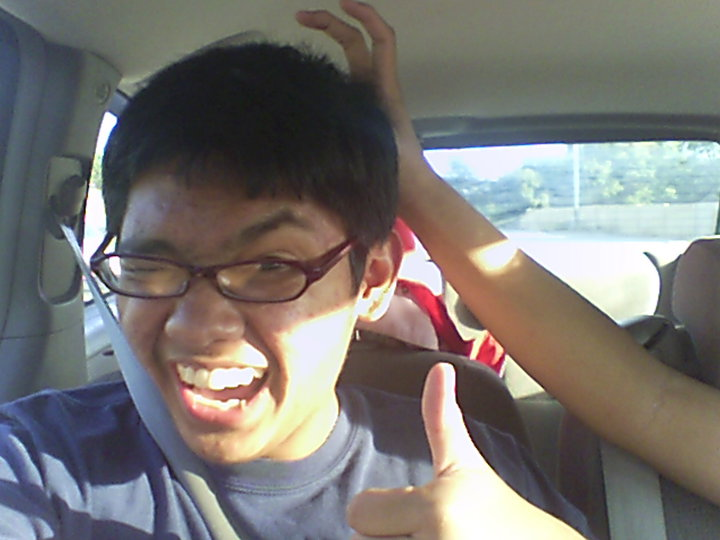
#> input picture profilepic.jpg, 720 x 540 px
$ python Test-imageAnalysis.py
#> lines starting #> are read from the running program, lines starting #| are printed output that depends on the picture; after the words box and inside, x2 and y2 are one past the last pixel; in counts of white or black regions, pixels touching at a corner belong together
import numpy as np
import cv2

img = cv2.imread("profilepic.jpg", cv2.IMREAD_COLOR)
#> img is the input picture: shape (540, 720, 3); mean B, G, R 113.8, 116.7, 120.4

px = img[55, 55] = [255, 255, 255]
#> img: shape (540, 720, 3); under 0.01% of pixels changed, all inside (x1, y1, x2, y2) = (55, 55, 56, 56)
px = img[55, 55]
#> px = [255, 255, 255]

img[100:150, 100:150] = [255, 255, 255]
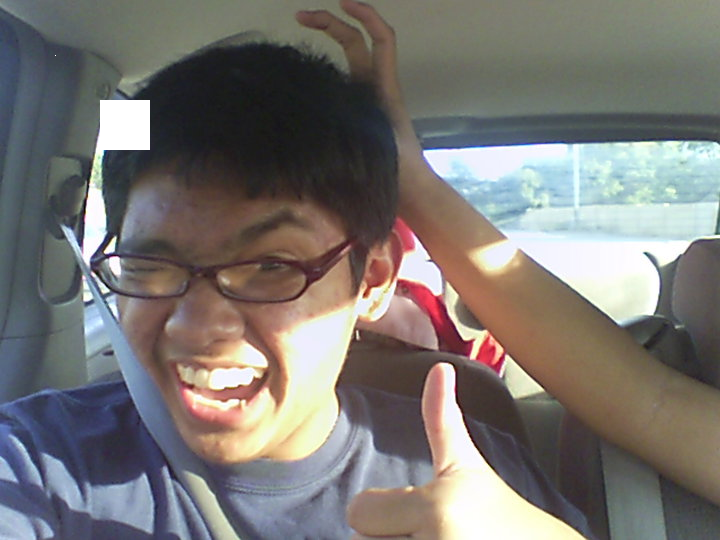
#> img: shape (540, 720, 3); mean B, G, R 114.8, 117.8, 121.5

watch_face = img[37:111, 107:194]
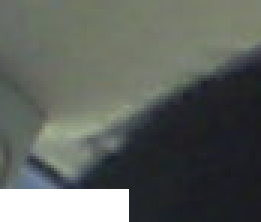
#> watch_face: shape (74, 87, 3) (shown 3 times larger); mean B, G, R 94.1, 99.2, 94.7
img[0:74, 0:87] = watch_face
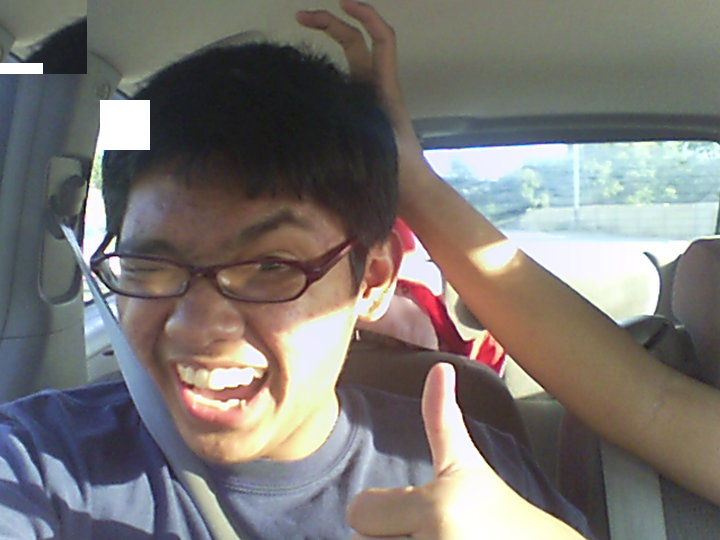
#> img: shape (540, 720, 3); 1.66% of pixels changed, all inside (x1, y1, x2, y2) = (0, 0, 87, 74)

cv2.imshow("image", img)
cv2.waitKey(0)
cv2.destroyAllWindows()
